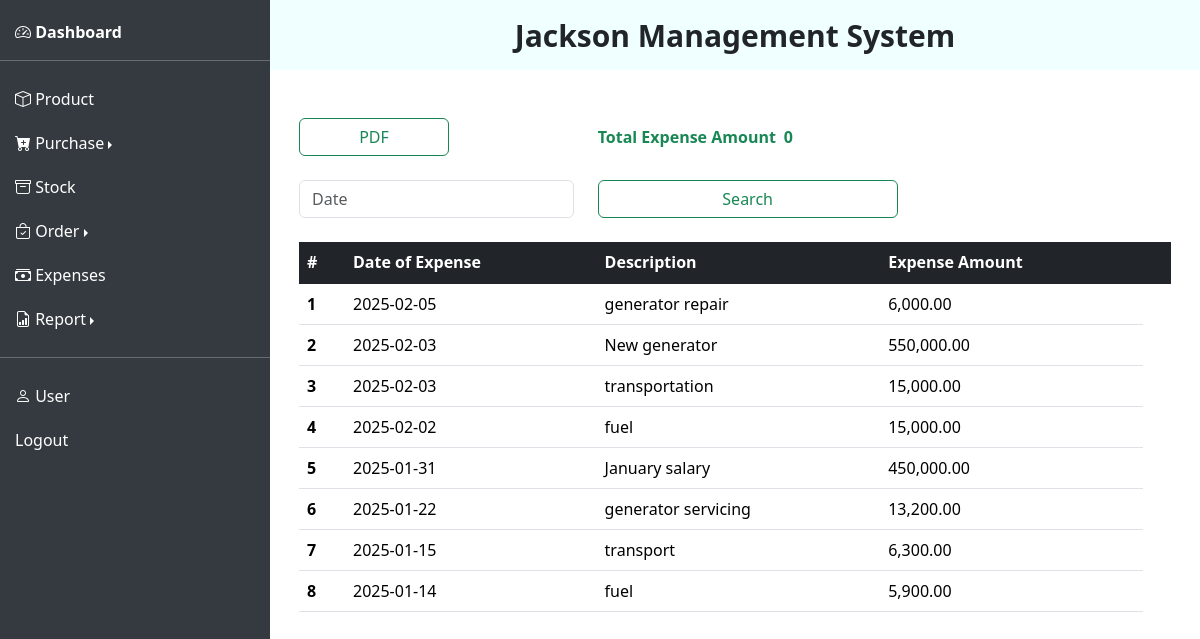
Page /expense-report (signed in) on the committed database.
### app/models.py (models this page shows)
class Expense(Base):
    __tablename__ = "expense"
    id: Mapped[int] = mapped_column(primary_key=True)
    expense_date: Mapped[date] = mapped_column(Date, nullable=True)
    description: Mapped[str] = mapped_column(nullable=True)
    amount: Mapped[int] = mapped_column(nullable=True)

### app/router/expense_report.py (the view)
@router.get("/expense-report")
async def expense_report(request: Request, db: AsyncSession = Depends(get_db)):
    expenses = await crud_expense.get_expenses(db)
    return template.TemplateResponse("expenses-report.html", {"request": request, "expenses": expenses})

### app/templates/expenses-report.html (shortened to what this page needs)
{% extends "dashboard.html" %}
{% block content %}
    {% if expenses %}
        <div class="container-fluid position-relative">
            <div class="row g-4">
                <div class="col-12 col-md-4">
                    <span id="pdfButton" class="btn btn-outline-success" style="width: 150px;">PDF</span>
                </div>
                <div class="col-12 col-md-6 d-flex flex-row">
                    <span class="me-2 text-success fw-semibold d-flex align-items-center">Total Expense Amount</span><div id="totalAmount" class="text-success fw-bold d-flex align-items-center" style="width: fit-content;">0</div>
                </div>
                <div class="col-12 col-md-4">
                    <input id="dateSearch" type="text" class="form-control" placeholder="Date" aria-label="Date" style="max-width: 300px;">
                </div>
                <div class="col-12 col-md-4">
                    <button id="searchButton" class="btn btn-outline-success" style="width: 300px;">
                        <span id="buttonTextSearch" role="status">Search</span>
                    </button>
                </div>
                <div class="col-12">
                    <div class="table-responsive">
                        <table class="table table-hover align-middle">
                            <thead class="table-dark">
                                <tr>
                                    <th scope="col">#</th>
                                    <th scope="col">Date of Expense</th>
                                    <th scope="col">Description</th>
                                    <th scope="col">Expense Amount</th>
                                    <th scope="col"></th>
                                </tr>
                            </thead>
                            <tbody class="table-group-divider">
                            {% for expense in expenses %}
                            <tr>
                                <th scope="row">{{ loop.index }}</th>
                                <td>{{ expense.expense_date if expense.expense_date is not none else "N/A" }}</td>
                                <td>{{ expense.description if expense.description is not none else "N/A" }}</td>
                                <td>{{ "{:,.2f}".format(expense.amount) if expense.amount is not none else "N/A" }}</td>
                            </tr>
                            {% endfor %}
                            </tbody>
                        </table>
                    </div>
                </div>
            </div>
        </div>
    {% else %}
        <div class="container-fluid"><h3 class="fw-bold text-center" style="color: crimson; font-family: sans-serif;">No registered expenses</h3></div>
    {% endif %}
{% endblock %}

### rows in the picture
Expense: expense_date "2025-02-05", description "generator repair", amount "6,000.00"
Expense: expense_date "2025-02-03", description "New generator", amount "550,000.00"
Expense: expense_date "2025-02-03", description "transportation", amount "15,000.00"
Expense: expense_date "2025-02-02", description "fuel", amount "15,000.00"
Expense: expense_date "2025-01-31", description "January salary", amount "450,000.00"
Expense: expense_date "2025-01-22", description "generator servicing", amount "13,200.00"
Expense: expense_date "2025-01-15", description "transport", amount "6,300.00"
Expense: expense_date "2025-01-14", description "fuel", amount "5,900.00"
